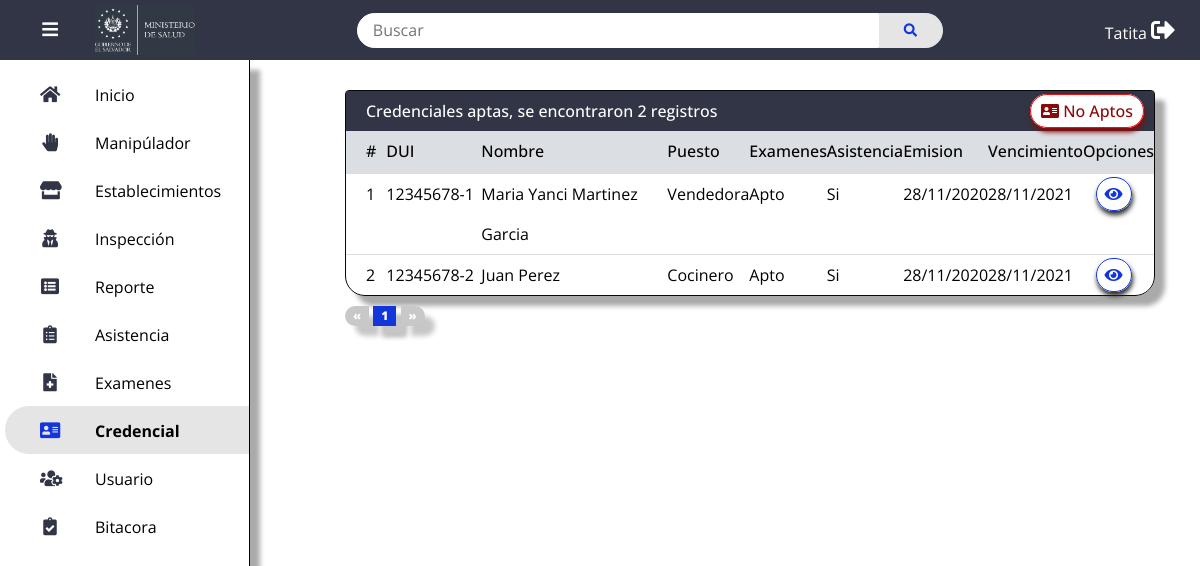
The page /credenciales (signed in) on the database as committed earlier.
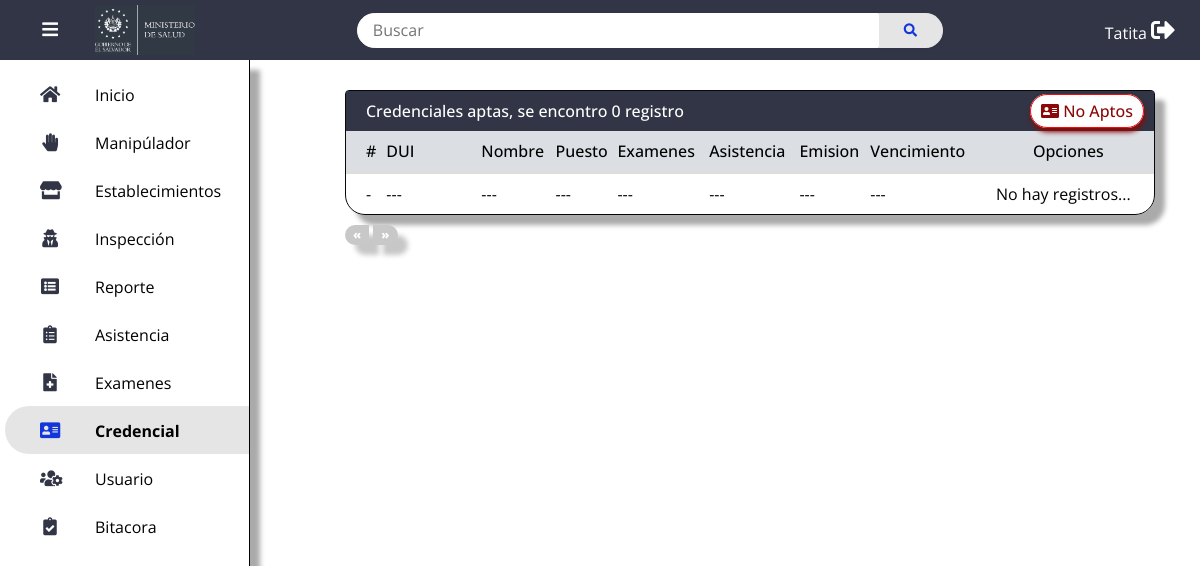
The same page on the database as committed later.
### tables this page shows
CREATE TABLE `tblcredenciales` (
  `id_creden` int(11) NOT NULL,
  `id_manip` int(11) NOT NULL,
  `estado_creden` enum('Activo','Inactivo') NOT NULL,
  `fecha_emis_creden` date DEFAULT NULL,
  `fecha_exped_creden` date DEFAULT NULL
);

CREATE TABLE `tblmanipuladores` (
  `id_manip` int(11) NOT NULL,
  `dui_manip` varchar(12) NOT NULL,
  `nombre_manip` varchar(50) NOT NULL,
  `apellido_manip` varchar(50) NOT NULL,
  `genero_manip` enum('Hombre','Mujer') NOT NULL,
  `fecha_nacim_manip` date NOT NULL,
  `puesto_manip` varchar(50) NOT NULL,
  `token` varchar(350) DEFAULT NULL,
  `estado_manip` enum('Activo','Inactivo') NOT NULL,
  `id_estab` int(11) NOT NULL,
  `fecha_registro_manip` date NOT NULL,
  `fecha_mod_manip` datetime NOT NULL,
  `usermod` varchar(15) NOT NULL,
  `asistencia_check` enum('Si','No') NOT NULL
);

CREATE TABLE `tblasistencias` (
  `id_asistencia` int(11) NOT NULL,
  `id_exam` int(11) NOT NULL,
  `asistencia` enum('Si','No') NOT NULL,
  `fecha_asist_capacit` date DEFAULT NULL,
  `usermod` varchar(50) DEFAULT NULL,
  `fechamodasistencia` datetime DEFAULT NULL
);

### app/views/credenciales/credenciales.php (the view, shortened to what the changed rows need)
<?php require_once('../app/views/inc/header.php'); ?>
<table>
	    <thead>
			<tr>
      			<th colspan="9">
                    <div class="title">
                        <p>
                            Credenciales aptas, se <?php echo $var = ($parameters['respuesta']['cuantos'] > 1)?'encontraron ':' encontro '?>
                            <?php echo $parameters['respuesta']['cuantos']. $var = ($parameters['respuesta']['cuantos'] > 1)?' registros':' registro'?>
                        </p>
                        <p>
                            <a href="<?php echo ROUTE_URL?>/credenciales/noActos" class="btn-desactivar"><i class="fas fa-address-card"></i> No Aptos</a>
                        </p>
                    </div>
                </th>
   	 		</tr>
			<tr style="background: #dbdfe4;">
				<th width="5">#</th>
                <th width="95">DUI</th>
				<th>Nombre</th>
                <th>Puesto</th>
                <th>Examenes</th>
                <th>Asistencia</th>
                <th>Emision</th>
                <th>Vencimiento</th>
				<th>Opciones</th>
			</tr>
		</thead>
        <tbody>
            <?php if ($parameters['respuesta']['error']):?>
                <tr>
                    <td data-label="error">
                        -
                    </td>
                    <td data-label="error">
                        ---
                    </td>
                    <td data-label="error">
                        ---
                    </td>
                    <td data-label="error">
                        ---
                    </td>
                    <td data-label="error">
                        ---
                    </td>
                    <td data-label="error">
                        ---
                    </td>
                    <td data-label="error">
                        ---
                    </td>
                    <td data-label="error">
                        ---
                    </td>
                    <td data-label="error">
                        No hay registros...
                    </td>
                </tr>
            <?php else:?>
                <?php for ($i = 0; $i < count($parameters['credenciales']); $i++):?>
			    <tr>
				    <td data-label="#">
                        <?php echo $parameters['respuesta']['numIds'][$i] + 1?>
                    </td>
				    <td data-label="DUI">
                        <?php echo $parameters['credenciales'][$i]->dui_manip?>
                    </td>
				    <td data-label="Nombre">
                        <?php echo $parameters['credenciales'][$i]->nombre_manip . ' ' . $parameters['credenciales'][$i]->apellido_manip?>
                    </td>
                    <td data-label="Puesto">
                        <?php echo $parameters['credenciales'][$i]->puesto_manip?>
                    </td>
                    <td data-label="Examenes">
                        <?php echo ($parameters['credenciales'][$i]->estado_exam == 'Acto') ? 'Apto':'No Apto'?>
                    </td>
                    <td data-label="Asistencias">
                        <?php echo $parameters['credenciales'][$i]->asistencia?>
                    </td>
                    <td data-label="Emision">
                        <?php echo $parameters['credenciales'][$i]->fecha_emis_creden?>
                    </td>
                    <td data-label="Vencimiento">
                        <?php echo $parameters['credenciales'][$i]->fecha_exped_creden?>
                    </td>
                    <td data-label="Opciones">
                        <a href="<?php echo ROUTE_URL?>/credenciales/verCredencial<?php echo $var=(isset($parameters['credenciales']))? '/'.$parameters['credenciales'][$i]->id_creden.'/Activo/'.$parameters['respuesta']['pagina_actual'].'/'.$parameters['busqueda']:''?>"
                         class="btn-ver"><i class="fas fa-eye"></i></a>
                        </td>
			    </tr>
                <?php endfor?>
			<?php endif;?>
	    </tbody>
	</table>
	<section class="paginacion">
		<ul>
            <?php if ($parameters['respuesta']['pagina_actual'] ==  1 || $parameters['respuesta']['error'] == 1) :?>
			    <li class="disabled">&laquo;</li>
            <?php elseif ($parameters['respuesta']['pagina_actual'] >  1 || $parameters['respuesta']['error'] == null):?>
                <a class="inicio" href="<?php echo ROUTE_URL.'/credenciales'?>/<?php echo $parameters['respuesta']['pagina_anterior']?><?php echo $var = ($parameters['busqueda'] != null)?'/'.str_replace(' ', '_',$parameters['busqueda']): ''?>">&laquo;</a>
            <?php endif;?>
            <?php for ($i = 1; $i <= $parameters['respuesta']['totalPaginas']; $i++):?>
                <?php if ($parameters['respuesta']['pagina_actual'] == $i):?>
			        <li class="Active">
                        <a href="<?php echo ROUTE_URL.'/credenciales'?>/<?php echo $i?><?php echo $var = ($parameters['busqueda'] != null)?'/'.str_replace(' ', '_',$parameters['busqueda']): ''?>"><?php echo $i?></a>
                    </li>
                <?php else:?>
                    <li>
                        <a href="<?php echo ROUTE_URL.'/credenciales'?>/<?php echo $i?><?php echo $var = ($parameters['busqueda'] != null)?'/'.str_replace(' ', '_',$parameters['busqueda']): ''?>"><?php echo $i?></a>
                    </li>
                <?php endif?>
            <?php endfor;?>
            <?php if ($parameters['respuesta']['pagina_actual'] ==  $parameters['respuesta']['totalPaginas'] || $parameters['respuesta']['error'] == 1) :?>
                <li class="disabled">&raquo;</li>
            <?php elseif ($parameters['respuesta']['pagina_actual'] <  $parameters['respuesta']['totalPaginas'] || $parameters['respuesta']['error'] == null):?>
                <a class="fin" href="<?php echo ROUTE_URL.'/credenciales'?>/<?php echo $parameters['respuesta']['pagina_siguiente']?><?php echo $var = ($parameters['busqueda'] != null)?'/'.str_replace(' ', '_',$parameters['busqueda']): ''?>">&raquo;</a>
            <?php endif;?>
		</ul>
	</section>
<?php require_once('../app/views/inc/footer.php'); ?>

Rows that differ between the two databases and show on the page:
removed tblcredenciales: numIds "1", id_manip.dui_manip "12345678-1", id_manip.nombre_manip "Maria Yanci", id_manip.apellido_manip "Martinez Garcia", id_manip.puesto_manip "Vendedora", tblasistencias.asistencia "Si", fecha_emis_creden "28/11/2020", fecha_exped_creden "28/11/2021"
removed tblcredenciales: numIds "2", id_manip.dui_manip "12345678-2", id_manip.nombre_manip "Juan", id_manip.apellido_manip "Perez", id_manip.puesto_manip "Cocinero", tblasistencias.asistencia "Si", fecha_emis_creden "28/11/2020", fecha_exped_creden "28/11/2021"
Other text that changed with them:
$parameters['respuesta']['cuantos']: "2" → "0"
text no longer shown: "encontraron registros"
text now shown: "encontro registro - --- --- --- --- --- --- --- No hay registros..."
list line gone: "1"
